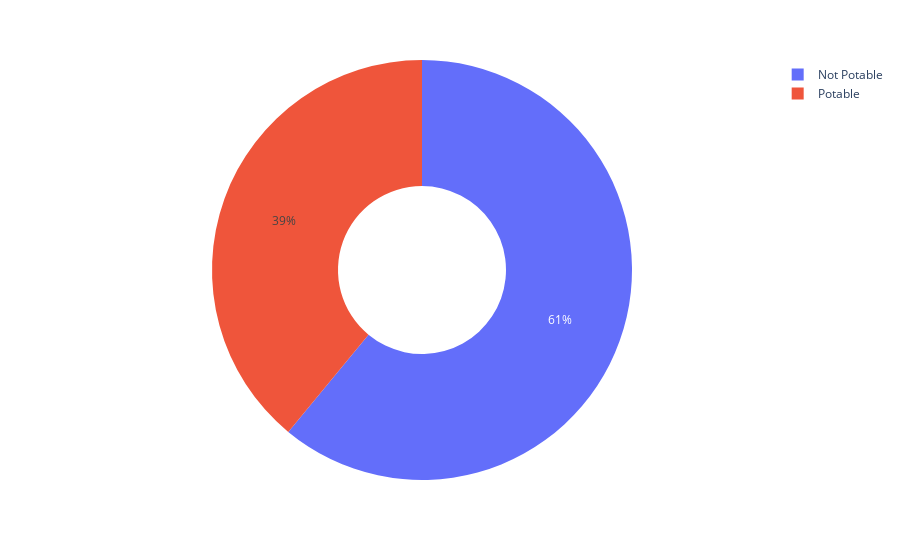

Notebook cell for this chart:
### Code cell
# Pie Charting the potability fields
potability_data = pd.DataFrame(potability_value_counts)
fig = px.pie(potability_data, values = "Potability", names = ["Not Potable", "Potable"], hole = 0.40,
             labels = {"label" :"Potability","Potability":"Number of Samples"})
fig.update_layout(title = dict(text = "Pie Chart of Potability Feature"))
fig.update_traces(textposition = "outside", textinfo = "percent+label")
fig.show()

### Figure 1 — Plotly figure (JSON) as saved in the notebook; plotly's stock layout.template omitted (floating-point values rounded to 4 significant figures)
{"data": [{"domain": {"x": [0, 1], "y": [0, 1]}, "hole": 0.4, "hovertemplate": "label=%{label}<br>Number of Samples=%{value}<extra></extra>", "labels": ["Not Potable", "Potable"], "legendgroup": "", "name": "", "showlegend": true, "type": "pie", "values": [1998, 1278]}], "layout": {"legend": {"tracegroupgap": 0}, "margin": {"t": 60}}}
